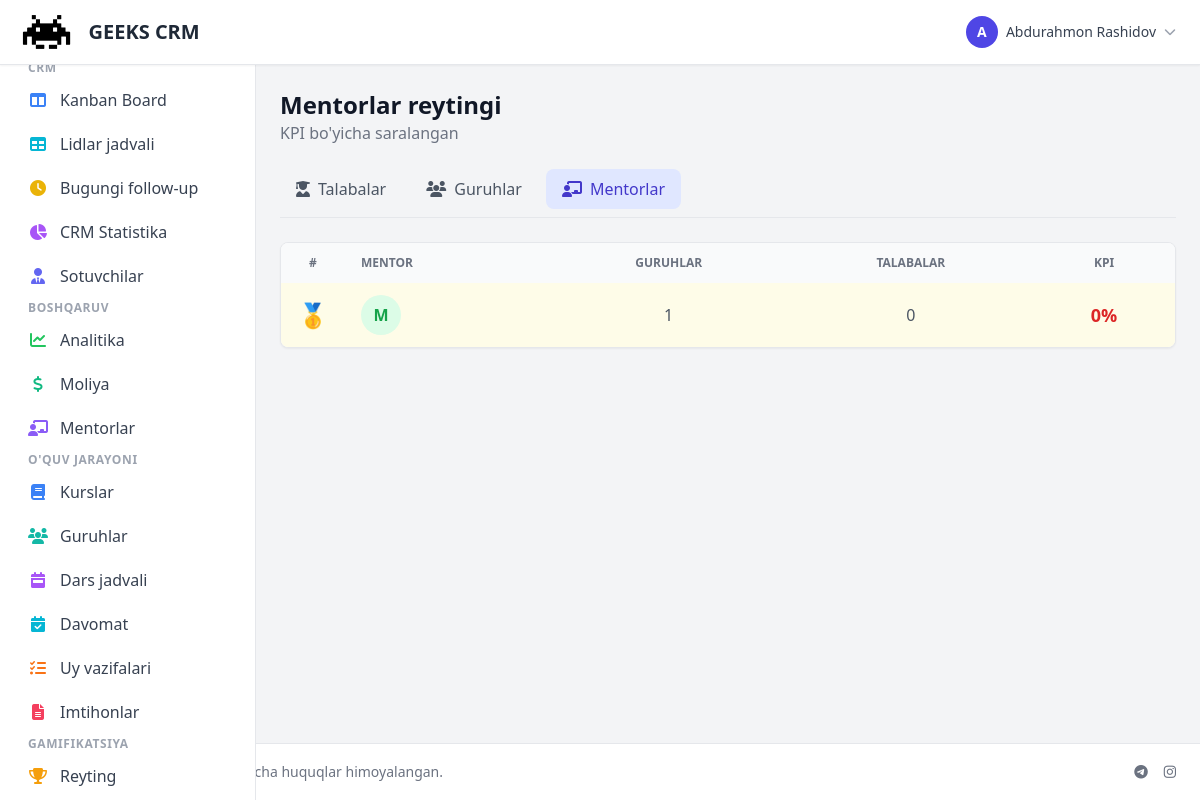
The app's page /gamification/ranking/mentors/ (signed in), older data.
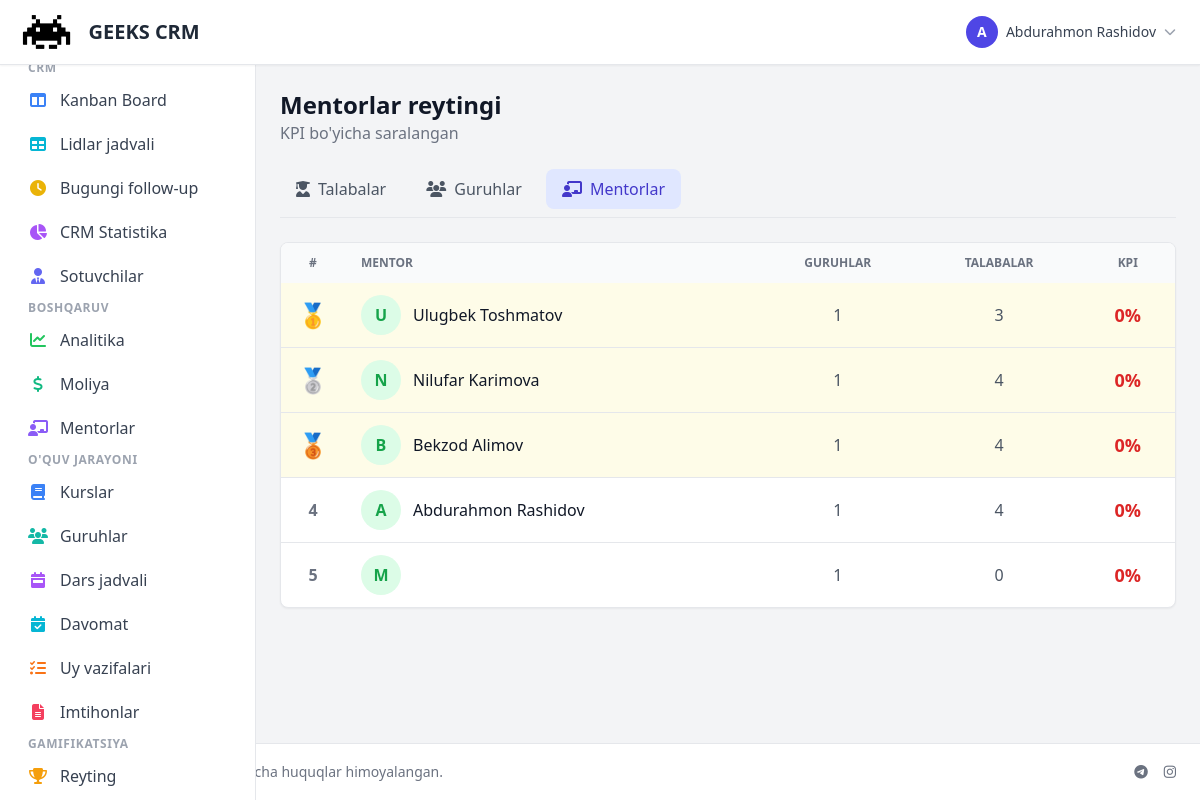
The same page, newer data.
### accounts/models.py (models this page shows, shortened)
class User(AbstractUser):
    ROLE_CHOICES = [
        ('admin', 'Administrator'),
        ('manager', 'Menejer'),
        ('mentor', 'Mentor'),
        ('student', "O'quvchi"),
        ('parent', 'Ota-ona'),
        ('accountant', 'Buxgalter'),
        ('sales', 'Sotuvchi'),
        ('sales_manager', 'Sotuvchilar menejeri'),
    ]
    role = models.CharField(max_length=20, choices=ROLE_CHOICES, default='student', verbose_name='Rol')
    phone = models.CharField(max_length=20, blank=True, null=True, verbose_name='Telefon')
    telegram_id = models.BigIntegerField(blank=True, null=True, unique=True, verbose_name='Telegram ID')
    telegram_username = models.CharField(max_length=100, blank=True, null=True, verbose_name='Telegram username')
    avatar = models.ImageField(upload_to='avatars/', blank=True, null=True, verbose_name='Avatar')
    is_active = models.BooleanField(default=True, verbose_name='Faol')
    created_at = models.DateTimeField(auto_now_add=True, verbose_name='Yaratilgan sana')
    updated_at = models.DateTimeField(auto_now=True, verbose_name='Yangilangan sana')
    class Meta:
        verbose_name = 'Foydalanuvchi'
        verbose_name_plural = 'Foydalanuvchilar'
        ordering = ['-created_at']
        indexes = [
            models.Index(fields=['role', 'is_active']),
            models.Index(fields=['telegram_id']),
            models.Index(fields=['created_at']),
        ]

### gamification/views.py (the view)
# urls.py: path('ranking/mentors/', views.MentorRankingView.as_view(), name='mentor_ranking'),
class MentorRankingView(AdminRequiredMixin, TemplateView):
    template_name = 'gamification/mentor_ranking.html'
    def get_context_data(self, **kwargs):
        context = super().get_context_data(**kwargs)
        mentors = User.objects.filter(role='mentor', is_active=True)
        mentor_data = []
        for mentor in mentors:
            groups = Group.objects.filter(mentor=mentor, is_active=True)
            total_students = sum(g.students.count() for g in groups)
            from mentors.models import MentorKPI
            kpi = MentorKPI.objects.filter(mentor=mentor).first()
            mentor_data.append({
                'mentor': mentor,
                'groups_count': groups.count(),
                'students_count': total_students,
                'kpi_score': kpi.overall_score if kpi else 0
            })
        mentor_data.sort(key=lambda x: x['kpi_score'], reverse=True)
        for i, data in enumerate(mentor_data):
            data['rank'] = i + 1
        context['mentor_data'] = mentor_data
        return context

### accounts/mixins.py (called while the page is built)
    def dispatch(self, request, *args, **kwargs):
        if not request.user.is_authenticated:
            messages.error(request, 'Iltimos, avval tizimga kiring.')
            return redirect('accounts:login')
        if not request.user.is_superuser and not request.user.is_admin:
            messages.error(request, 'Sizda bu sahifaga kirish huquqi yo\'q.')
            return redirect('accounts:login')
        return super().dispatch(request, *args, **kwargs)

### templates/gamification/mentor_ranking.html (shortened to what this page needs)
{% extends 'base.html' %}
{% block content %}
<div class="space-y-6">
    <div class="flex items-center justify-between">
        <div>
            <h1 class="text-2xl font-bold text-gray-900">Mentorlar reytingi</h1>
            <p class="text-gray-500">KPI bo'yicha saralangan</p>
        </div>
    </div>
    <div class="flex gap-2 border-b pb-2">
        <a href="{% url 'gamification:student_ranking' %}" class="px-4 py-2 text-gray-600 hover:bg-gray-100 rounded-lg">
            <i class="fas fa-user-graduate mr-2"></i>Talabalar
        </a>
        <a href="{% url 'gamification:groups_ranking' %}" class="px-4 py-2 text-gray-600 hover:bg-gray-100 rounded-lg">
            <i class="fas fa-users mr-2"></i>Guruhlar
        </a>
        <a href="{% url 'gamification:mentor_ranking' %}" class="px-4 py-2 bg-indigo-100 text-indigo-700 rounded-lg font-medium">
            <i class="fas fa-chalkboard-teacher mr-2"></i>Mentorlar
        </a>
    </div>
    <div class="bg-white rounded-lg border shadow-sm overflow-hidden">
        <table class="w-full">
            <thead class="bg-gray-50">
                <tr>
                    <th class="px-4 py-3 text-center text-xs font-semibold text-gray-500 uppercase w-16">#</th>
                    <th class="px-4 py-3 text-left text-xs font-semibold text-gray-500 uppercase">Mentor</th>
                    <th class="px-4 py-3 text-center text-xs font-semibold text-gray-500 uppercase">Guruhlar</th>
                    <th class="px-4 py-3 text-center text-xs font-semibold text-gray-500 uppercase">Talabalar</th>
                    <th class="px-4 py-3 text-center text-xs font-semibold text-gray-500 uppercase">KPI</th>
                </tr>
            </thead>
            <tbody class="divide-y">
                {% for data in mentor_data %}
                <tr class="hover:bg-gray-50 {% if data.rank <= 3 %}bg-yellow-50{% endif %}">
                    <td class="px-4 py-3 text-center">
                        {% if data.rank == 1 %}
                        <span class="text-2xl">🥇</span>
                        {% elif data.rank == 2 %}
                        <span class="text-2xl">🥈</span>
                        {% elif data.rank == 3 %}
                        <span class="text-2xl">🥉</span>
                        {% else %}
                        <span class="text-gray-500 font-bold">{{ data.rank }}</span>
                        {% endif %}
                    </td>
                    <td class="px-4 py-3">
                        <div class="flex items-center gap-3">
                            <div class="w-10 h-10 bg-green-100 rounded-full flex items-center justify-center text-green-600 font-bold">
                                {{ data.mentor.first_name.0|upper|default:"M" }}
                            </div>
                            <span class="font-medium text-gray-900">{{ data.mentor.get_full_name }}</span>
                        </div>
                    </td>
                    <td class="px-4 py-3 text-center text-gray-600">{{ data.groups_count }}</td>
                    <td class="px-4 py-3 text-center text-gray-600">{{ data.students_count }}</td>
                    <td class="px-4 py-3 text-center">
                        <span class="text-lg font-bold {% if data.kpi_score >= 80 %}text-green-600{% elif data.kpi_score >= 60 %}text-yellow-600{% else %}text-red-600{% endif %}">
                            {{ data.kpi_score|floatformat:0 }}%
                        </span>
                    </td>
                </tr>
                {% empty %}
                <tr>
                    <td colspan="5" class="px-4 py-8 text-center text-gray-500">
                        Mentorlar topilmadi
                    </td>
                </tr>
                {% endfor %}
            </tbody>
        </table>
    </div>
</div>
{% endblock %}

Row changes from the older to the newer data that the page shows:
added User: mentor.first_name.0 "U", mentor.get_full_name "Ulugbek Toshmatov", groups_count "1", students_count "3", kpi_score "0"
added User: mentor.first_name.0 "N", mentor.get_full_name "Nilufar Karimova", groups_count "1", students_count "4", kpi_score "0"
added User: mentor.first_name.0 "B", mentor.get_full_name "Bekzod Alimov", groups_count "1", students_count "4", kpi_score "0"
added User: rank "4", mentor.first_name.0 "A", mentor.get_full_name "Abdurahmon Rashidov", groups_count "1", students_count "4", kpi_score "0"
shown differently, row unchanged: User (number 6 of 6 on the later page): rank (not shown) → "5"; no longer shows "🥇"
